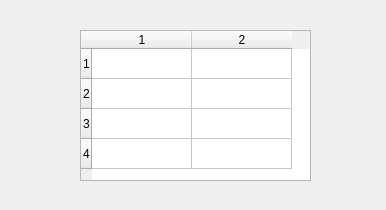
<?xml version="1.0" encoding="UTF-8"?>
<ui version="4.0">
 <class>Dialog</class>
 <widget class="QDialog" name="Dialog">
  <property name="geometry">
   <rect>
    <x>0</x>
    <y>0</y>
    <width>386</width>
    <height>210</height>
   </rect>
  </property>
  <property name="windowTitle">
   <string>Dialog</string>
  </property>
  <widget class="QTableWidget" name="tableWidget">
   <property name="geometry">
    <rect>
     <x>80</x>
     <y>30</y>
     <width>231</width>
     <height>151</height>
    </rect>
   </property>
   <property name="rowCount">
    <number>4</number>
   </property>
   <property name="columnCount">
    <number>2</number>
   </property>
   <attribute name="horizontalHeaderHighlightSections">
    <bool>false</bool>
   </attribute>
   <attribute name="verticalHeaderHighlightSections">
    <bool>false</bool>
   </attribute>
   <row/>
   <row/>
   <row/>
   <row/>
   <column/>
   <column/>
  </widget>
 </widget>
 <resources/>
 <connections/>
</ui>
